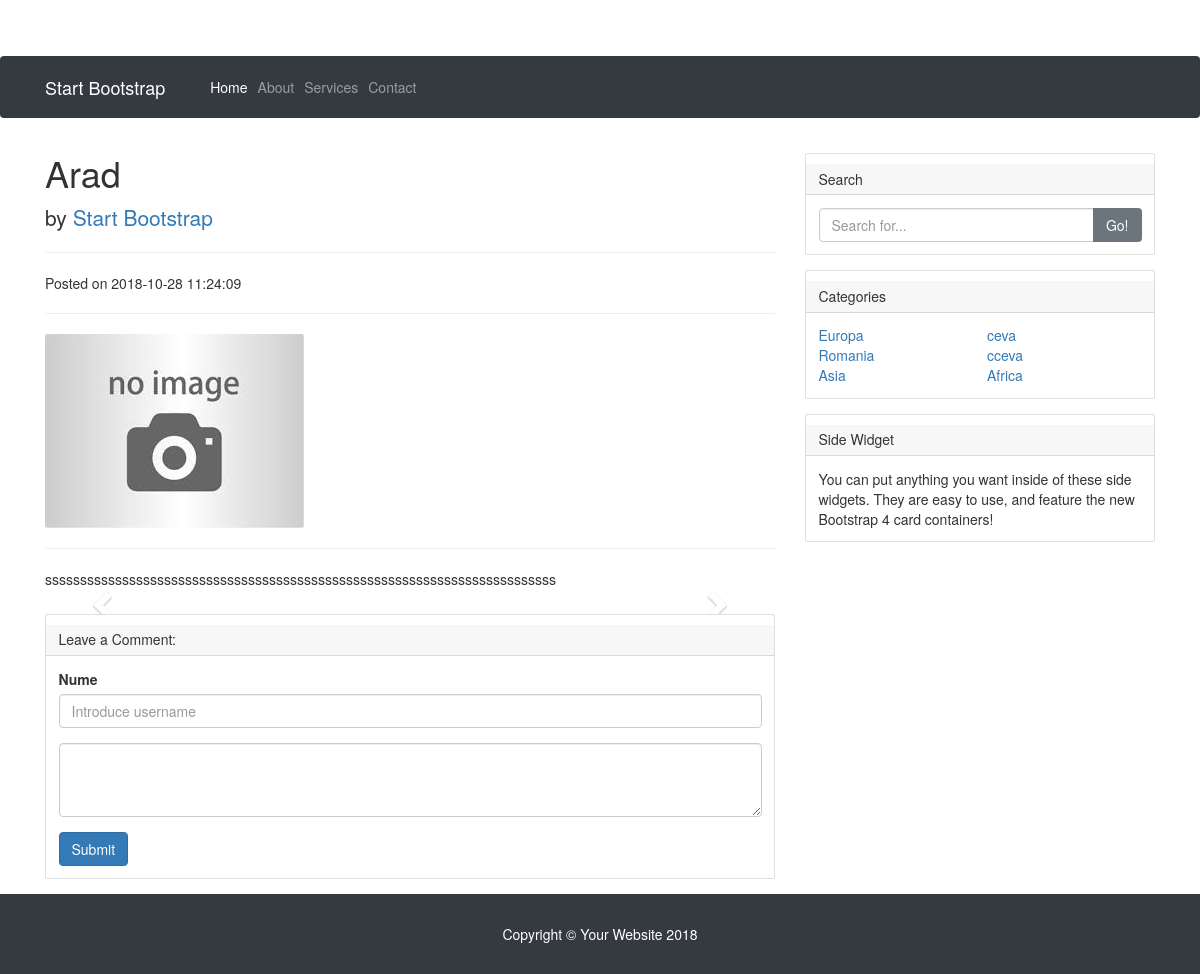
Page /articol.php?id=5 on the committed database.
### tables this page shows
CREATE TABLE `articole` (
  `id` int(255) NOT NULL,
  `id_categorie` int(255) NOT NULL,
  `nume` varchar(255) NOT NULL,
  `descriere` varchar(255) NOT NULL,
  `continut` text NOT NULL,
  `poza` varchar(255) NOT NULL,
  `id_admin` int(10) NOT NULL DEFAULT '1',
  `data_adaugare` timestamp NOT NULL DEFAULT CURRENT_TIMESTAMP ON UPDATE CURRENT_TIMESTAMP,
  `status` int(1) NOT NULL DEFAULT '1'
);

CREATE TABLE `categorii` (
  `id` int(255) NOT NULL,
  `nume` varchar(255) NOT NULL,
  `data_adaugare` timestamp NOT NULL DEFAULT CURRENT_TIMESTAMP ON UPDATE CURRENT_TIMESTAMP,
  `status` int(1) NOT NULL DEFAULT '1'
);

### _inc/db.php (called while the page is built, shortened)
<?php
 function getArray($result){
     $re = array();
     if (mysqli_num_rows($result) > 0) {
        while($row = mysqli_fetch_assoc($result)) {
            $re[]=$row;
        }
    } else {
    }
    return $re;
 }
 function getRow($result){
    $re = array();
    if (mysqli_num_rows($result) > 0) {
       while($row = mysqli_fetch_assoc($result)) {
           $re=$row;
          break;
       }
   } else {
   }
   return $re;
}
function queryactive($con, $query){
    $result = mysqli_query($con, $query);
    return $result;
}
?>

### articol.php (the view, shortened to what this page needs)
<?php
include("./_inc/db.php");
$con = connect();
$query = "SELECT `articole`.`nume`, `articole`.`poza`, `articole`.`continut`, `articole`.`data_adaugare`
        FROM `articole`
        WHERE `id`='".$_GET["id"]."'";
$result = queryactive($con, $query);
$articol = getRow($result);
?>
<!DOCTYPE html>
<html lang="en">
  <head>
    <link href="./public/css/bootstrap.min.css" rel="stylesheet">
    <link href="./public/css/style.css" rel="stylesheet">
    <link href="./public/css/blog-home.css" rel="stylesheet">
    <link rel="stylesheet" href="https://maxcdn.bootstrapcdn.com/bootstrap/3.3.7/css/bootstrap.min.css">
  </head>
  <body>
    <nav class="navbar navbar-expand-lg navbar-dark bg-dark fixed-top">
      <div class="container">
        <a class="navbar-brand" href="#">Start Bootstrap</a>
        <div class="collapse navbar-collapse" id="navbarResponsive">
          <ul class="navbar-nav ml-auto">
            <li class="nav-item active">
              <a class="nav-link" href="#">Home
              </a>
            </li>
            <li class="nav-item">
              <a class="nav-link" href="#">About</a>
            </li>
            <li class="nav-item">
              <a class="nav-link" href="#">Services</a>
            </li>
            <li class="nav-item">
              <a class="nav-link" href="#">Contact</a>
            </li>
          </ul>
        </div>
      </div>
    </nav>
    <div class="container">
      <div class="row">
        <div class="col-lg-8">
          <h1 class="mt-4"><?php echo $articol["nume"]; ?></h1>
          <p class="lead">
            by
            <a href="#">Start Bootstrap</a>
          </p>
          <hr>
          <p>Posted on <?php echo $articol["data_adaugare"]; ?> </p>
          <hr>
          <?php
          if(is_file("./public/images/".$articol["poza"]) && !empty($articol["poza"])){
            $articol_poza = $articol["poza"];
          } else{
            $articol_poza = "default.jpg";
          }
          ?>
          <img class="img-fluid rounded" src="./public/images/<?php echo  $articol_poza; ?>" alt="">
          <hr>
         <p> <?php echo $articol["continut"]; ?> </p>
         <div id="myCarousel" class="carousel slide" data-ride="carousel">
          <a class="left carousel-control" href="#myCarousel" data-slide="prev">
            <span class="glyphicon glyphicon-chevron-left"></span>
          </a>
          <a class="right carousel-control" href="#myCarousel" data-slide="next">
            <span class="glyphicon glyphicon-chevron-right"></span>
          </a>
        </div>
          <div class="card my-4">
            <h5 class="card-header">Leave a Comment:</h5>
            <div class="card-body">
              <form action="./articol.php?id=<?php $id_articol; ?>" method="post">
                <div class="form-group">
                  <label for="nume">Nume</label>
                  <input type="text" name="username" class="form-control" id="username" placeholder="Introduce username">
                </div>
                <div class="form-group">
                  <textarea class="form-control" name="continut" id="continut" rows="3"></textarea>
                </div>
                <button type="submit" class="btn btn-primary">Submit</button>
              </form>
            </div>
          </div>
        </div>
        <div class="col-md-4">
          <div class="card my-4">
            <h5 class="card-header">Search</h5>
            <div class="card-body">
              <div class="input-group">
                <input type="text" class="form-control" placeholder="Search for...">
                <span class="input-group-btn">
                  <button class="btn btn-secondary" type="button">Go!</button>
                </span>
              </div>
            </div>
          </div>
          <?php
            include("./categories_widget.php");
          ?>
          <div class="card my-4">
            <h5 class="card-header">Side Widget</h5>
            <div class="card-body">
              You can put anything you want inside of these side widgets. They are easy to use, and feature the new Bootstrap 4 card containers!
            </div>
          </div>
        </div>
      </div>
    </div>
    <footer class="py-5 bg-dark">
      <div class="container">
        <p class="m-0 text-center text-white">Copyright &copy; Your Website 2018</p>
      </div>
    </footer>
  </body>
</html>

### categories_widget.php
<?php
      $con = connect();
      $sql= "SELECT `categorii`.`nume`, `categorii`.`id`
      FROM `categorii`
      WHERE `status`= '1'";
      $result = queryactive($con, $sql);
      $categories = getArray($result);
?>
 <div class="card my-4">
            <h5 class="card-header">Categories</h5>
            <div class="card-body">
              <div class="row">
                <div class="col-lg-12 coloane">
                  <ul class="list-unstyled mb-0">
                    <?php
                    foreach ($categories as $key => $category){
                    ?>
                    <li>
                      <a href="index.php?categorie_id=<?php echo $category["id"]; ?>"><?php echo $category["nume"]; ?></a>
                    </li>
                    <?php } ?>
                  </ul>
                </div>
              </div>
            </div>
          </div>

### public/css/style.css (style rules this page uses)
.coloane { column-count: 2; }

### public/css/blog-home.css (style rules this page uses)
body { padding-top: 54px; }
@media (min-width: 992px) { body { padding-top: 56px; } }

### rows in the picture
articole: nume "Arad", data_adaugare "2018-10-28 11:24:09", continut "sssssssssssssssssssssssssssssssssssssssssssssssssssssssssssssssssssssssss"
categorii: nume "Europa"
categorii: nume "Romania"
categorii: nume "Asia"
categorii: nume "ceva"
categorii: nume "cceva"
categorii: nume "Africa"
